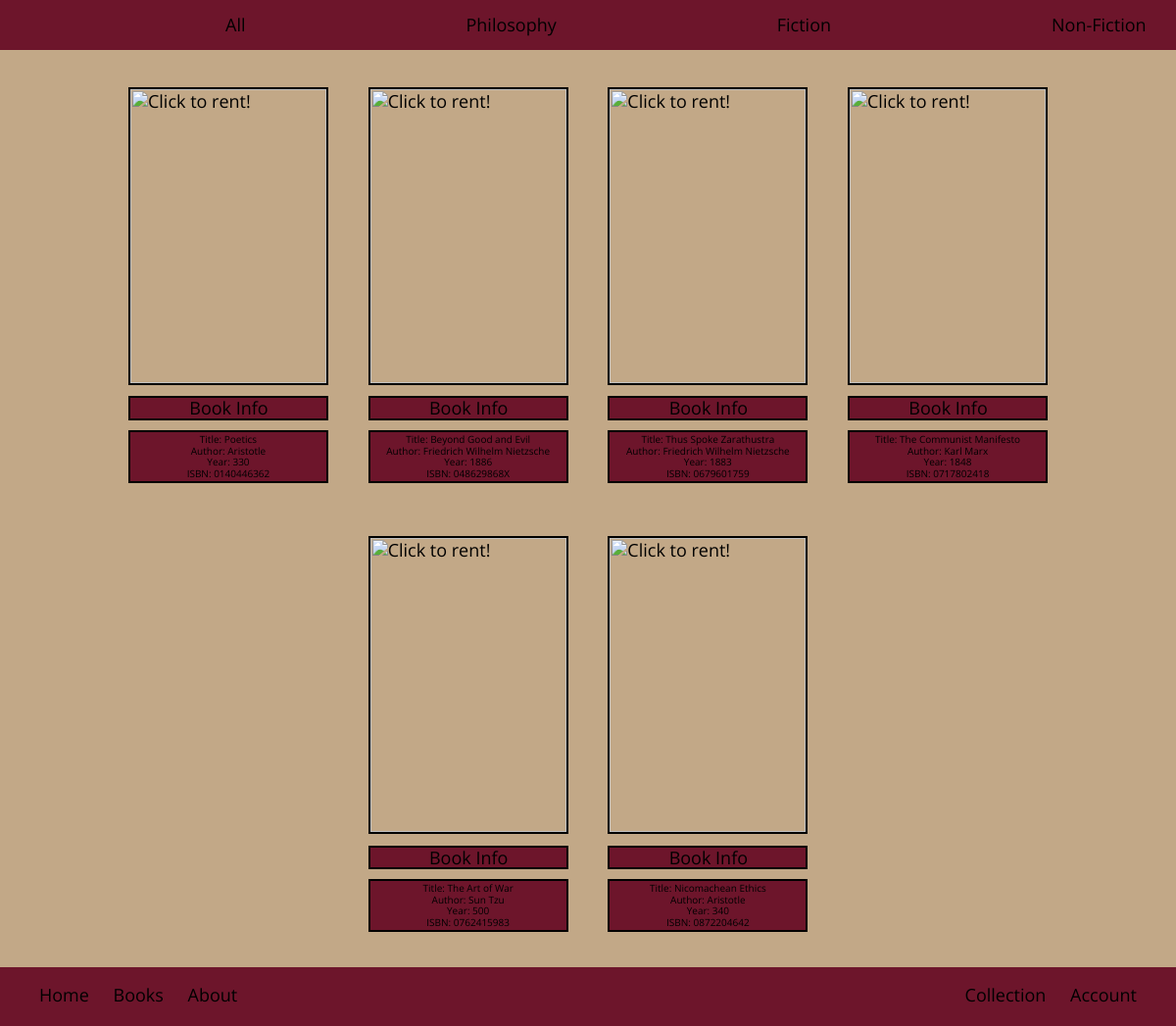
Before: /html&php/library.php?genre=3 (signed in) with the older database file.
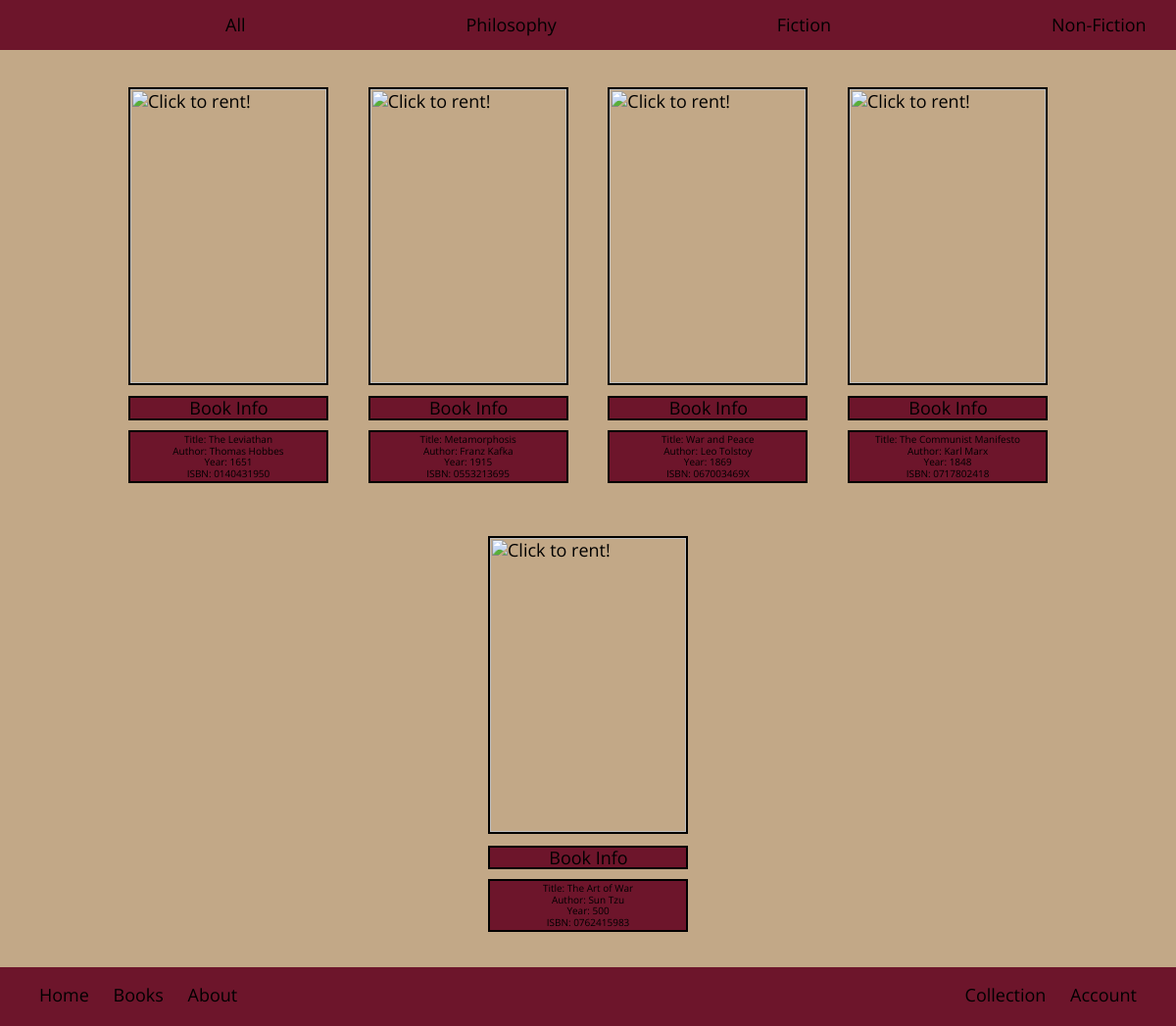
After: the same page with the newer database file.
### tables this page shows
CREATE TABLE IF NOT EXISTS `Books`(
    `bookISBN` VARCHAR(10),
    `bookName` VARCHAR(100),
    `bookAuthor` VARCHAR(50),
    `publisher` VARCHAR(100),
    `year` INT,
    `genreID` INT NOT NULL,
    PRIMARY KEY (`bookISBN`)
);

### php/connectToDBAdmin.php (called while the page is built, shortened)
<?php
class NovelConnection {
	private $host = "localhost";
	private $user = "root";
	private $password = "";
	private $database = "NovelReads";
	private $conn;
	function __construct() {
		$this->conn = $this->connect();
	}
	function connect() {
		$conn = mysqli_connect($this->host,$this->user,$this->password,$this->database);
		return $conn;
	}
	function runQuery($query) {
		$result = mysqli_query($this->conn,$query);
		while($row=mysqli_fetch_assoc($result)) {
			$resultset[] = $row;
		}
		if (!empty($resultset))
			return $resultset;
	}
}
?>

### html&php/library.php (the view, shortened to what this page needs)
<?php
    require "../php/connectToDBAdmin.php";
    $handler = new NovelConnection();
?>
<!DOCTYPE html>
<html lang="en">
    <head>
        <link rel="stylesheet" type="text/css" href="../css/normalize.css">
        <link rel="stylesheet" type="text/css" href="../css/library.css">
    </head>
    <div class="nav-bar">
            <ul class="nav-bar">
                <li><a class="link-space" href="./library.php">All</a></li>
                <li><a class="link-space" href="./library.php?genre=1">Philosophy</a></li>
                <li><a class="link-space" href="./library.php?genre=2">Fiction</a></li>
                <li><a class="link-space" href="./library.php?genre=3">Non-Fiction</a></li>
            </ul>
    </div>
    <div class="product-box">
        <?php
            if (!isset($_GET["genre"])) {
                $product_array = $handler->runQuery("SELECT * FROM `Books` ORDER BY 'bookISBN' ASC");
            } else {
                $product_array = $handler->runQuery("SELECT * FROM `Books` WHERE `genreID` = '$_GET[genre]' ORDER BY 'bookISBN' ASC");
            }
            if (!empty($product_array)) {
                foreach($product_array as $key=>$value) {
        ?>
                    <div class="product-inner-img">
                        <form method="post" action="library.php?action=add&ISBN=<?php echo $product_array[$key]["bookISBN"]; ?>">
                            <input title="Click to rent!" class="product-img" type="image" src="https://covers.openlibrary.org/b/isbn/<?php echo $product_array[$key]["bookISBN"];?>-L.jpg"/>
                        </form>
                        <p class="info-link">
                            <span id="info">Book Info</span>
                            <p class="hidden-info">
                                Title: <?php echo $product_array[$key]["bookName"];?></br>
                                Author: <?php echo $product_array[$key]["bookAuthor"];?></br>
                                Year: <?php echo $product_array[$key]["year"];?></br>
                                ISBN: <?php echo $product_array[$key]["bookISBN"];?></br>
                            </p>
                        </p>
                    </div>
            <?php
                }
            }
            ?>
    </div>
    <div class="footer">
            <p class="footer-text-left">
                <a href="./index.php" class="menu">Home</a>
                <a href="./library.php" class="menu">Books</a>
                <a href="./about.php" class="menu">About</a>
            </p>
            <p class="footer-text-right">
                <?php
                if ($_SESSION['success'] == 1) {
                ?>
                    <a href="./collection.php" class="menu">Collection</a>
                <?php
                }?>
                <a href="./accountinfo.php" class="menu">Account</a>
            </p>
    </div>
</html>

Changed rows visible on the page:
removed books: bookName "Poetics", bookAuthor "Aristotle", year "330", bookISBN "0140446362"
removed books: bookName "Beyond Good and Evil", bookAuthor "Friedrich Wilhelm Nietzsche", year "1886", bookISBN "048629868X"
removed books: bookName "Thus Spoke Zarathustra", bookAuthor "Friedrich Wilhelm Nietzsche", year "1883", bookISBN "0679601759"
removed books: bookName "Nicomachean Ethics", bookAuthor "Aristotle", year "340", bookISBN "0872204642"
added books: bookName "The Leviathan", bookAuthor "Thomas Hobbes", year "1651", bookISBN "0140431950"
added books: bookName "Metamorphosis", bookAuthor "Franz Kafka", year "1915", bookISBN "0553213695"
added books: bookName "War and Peace", bookAuthor "Leo Tolstoy", year "1869", bookISBN "067003469X"
